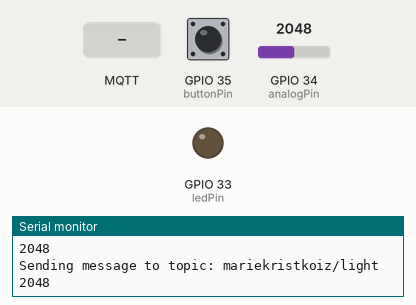
A sketch run on a simulated ESP32. On the bench: output pins drawn as LEDs (lit = HIGH), the last lines printed to the serial monitor. The test bench sets the inputs (shaded band); at power-on: GPIO 35 (buttonPin) LOW, GPIO 34 (analogPin) = 2048. WiFi joins after 1.5 s; servers stay silent unless stated; no MQTT or app messages arrive unless stated.

Above: at 2.7 s.
2.8 s: GPIO 35 (buttonPin) pulled HIGH for 0.15 s
At 3.9 s:
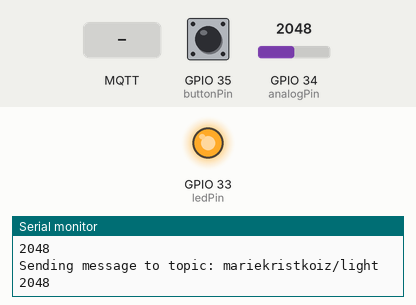
4.4 s: MQTT message "on" arrives on the first subscribed topic
At 5.6 s:
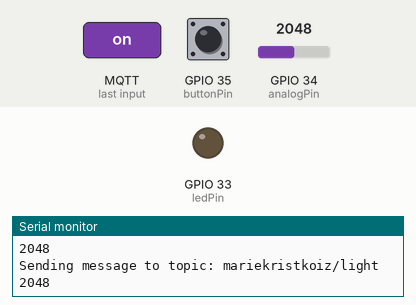
Timing chart, 0 to 7.4 s (numbered marks = the images above; inputs shaded):
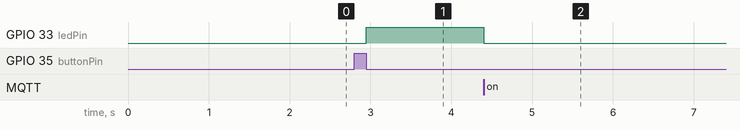

Measured:
- after the input at 2.8 s, GPIO 33 (ledPin): LOW → HIGH after 0.15 s
- after the input at 4.4 s, GPIO 33 (ledPin): HIGH → LOW at once

The sketch:

sketch_dec19a_project.ino
```cpp
#include <WiFi.h>
#include <ArduinoMqttClient.h>

//Constants won't change. They're used here to set pin numbers:
const int buttonPin = 35;   //The number of the pushbutton pin
const int ledPin = 33;    //The number of the LED pin
char mqttSsid[] = "IoTatelierF2122";    //Wifi SSID (22 to 44)
char mqttPass[] = "IoTatelier";   //Wifi password
WiFiClient wifiClient;
MqttClient mqttClient(wifiClient);
const char broker[] = "192.168.122.1";    //MQTT broker IP address
const int port = 1883;      //MQTT broker port
const char publishTopic[] = "mariekristkoiz/light";   //Topic to publish light data
const char subscribeTopic[] = "Toufik/plantvochtigheid";    //Topic to subscribe for messages
long count = 0;
const long interval = 1000;   //Analog read interval
unsigned long previousMillis = 0;
const int lightPin = ledPin;    //Pin for the light
const int analogPin = 34;   //Pin for analog sensor input
byte lastButtonState =  LOW;    //Variable storing the last button state
byte ledState = LOW;    //Variable storing the LED state
bool dark = false;

// MQTT code:
void setupForMQTT() {
  Serial.println("Wifi connecting");

  WiFi.useStaticBuffers(true);
  WiFi.mode(WIFI_STA);
  WiFi.begin(mqttSsid, mqttPass);

  while (WiFi.status() != WL_CONNECTED) {
    delay(500);
  }

  Serial.println("MQTT connecting");
  bool MQTTconnected = false;

  while (!MQTTconnected) {
    if (!mqttClient.connect(broker, port))    //Connecting to MQTT broker
      delay(1000);
    else
      MQTTconnected = true;
  }

  mqttClient.onMessage(onMqttMessage);    //Set up of the function handeling incoming MQTT messages
  mqttClient.subscribe(subscribeTopic);   //Subscribes to specific MQTT topic
  Serial.println("Set up complete");
}

void onMqttMessage(int messageSize) {
  Serial.print("Received a message with topic '");
  Serial.println(mqttClient.messageTopic());

  String message = ".";

  while (mqttClient.available()) {
    message.concat((char)mqttClient.read());
  }

  Serial.println(message);

  if (message == "on")
    digitalWrite(lightPin, HIGH);
  else
    digitalWrite(lightPin, LOW);
}

void loopForMQTT() {
  unsigned long currentMillis = millis();

  if (currentMillis - previousMillis >= interval) {
    previousMillis = currentMillis;

    int value = analogRead(analogPin);

    Serial.print("Sending message to topic: ");
    Serial.println(publishTopic);
    Serial.println(value);

    mqttClient.beginMessage(publishTopic,true,0);   //Starts publishing a message to an MQTT topic
    mqttClient.print(value);    //Prints the sensor value to the MQTT message
    mqttClient.endMessage();    //Finishes the MQTT message
  }

  delay(1);
}

void setup() {
  pinMode(ledPin, OUTPUT);      //Initialises the LED pin as an output
  pinMode(buttonPin, INPUT);    //Initialises the pushbutton pin as an input

  //MQTT setup:
  Serial.begin (115200);
  pinMode(lightPin, OUTPUT);

  setupForMQTT();   //Set up for MQTT connection making

}

void loop() {
//Button loop:
  byte buttonState = digitalRead(buttonPin);    //Reads the state of the pushbutton value

  if (buttonState != lastButtonState) {   //Reads button state and stores it
    lastButtonState = buttonState;    //If correct we store current state in last state variable

    if (buttonState == LOW) {   //Check if current button's state is LOW
      ledState = (ledState == HIGH) ? LOW: HIGH;    //Toggles LED
      digitalWrite(ledPin, ledState);
    }
  }

//MQTT loop:
  mqttClient.poll();    //Continuously polling for incoming MQTT messages

  loopForMQTT();    //Performs actions related to MQTT
}
```
